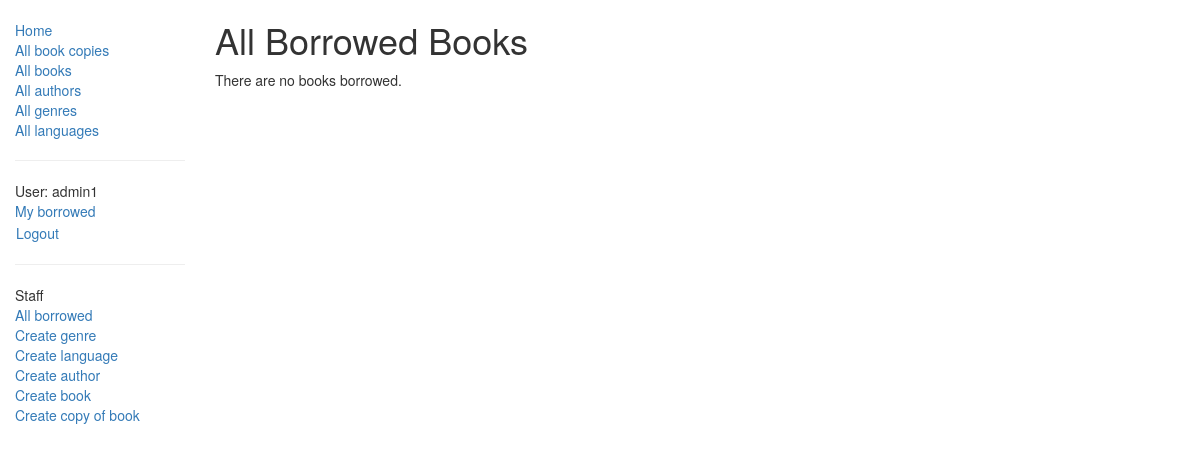
/catalog/borrowed/ (signed in), run on an earlier commit of the app's database.
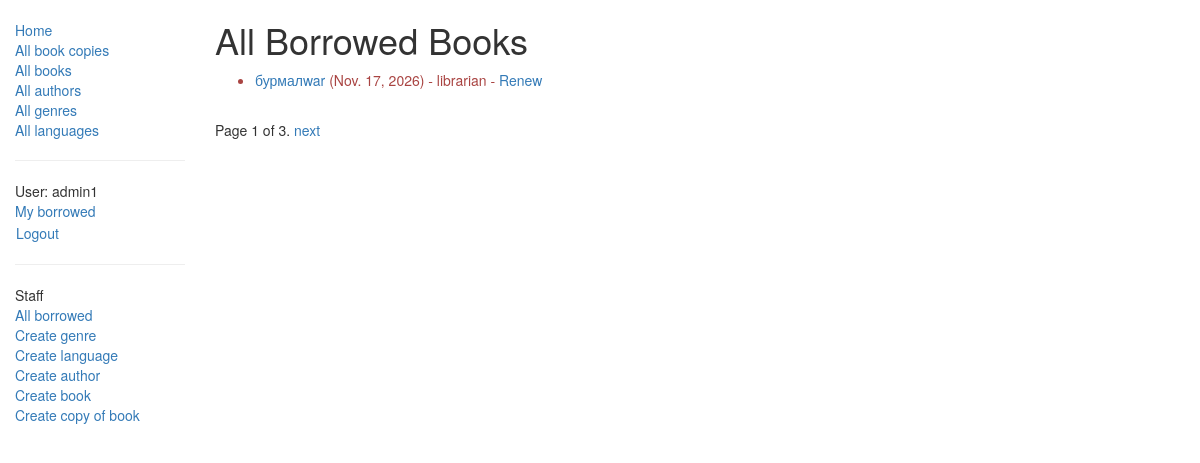
And on a later commit of the database.
### catalog/models.py (models this page shows, shortened)
class BookInstance(models.Model):
    borrower = models.ForeignKey(settings.AUTH_USER_MODEL, on_delete=models.SET_NULL, null=True, blank=True)
    @property
    def is_overdue(self):
        return bool(self.due_back and date.today() > self.due_back)
    """
    Model representing a specific copy of a book (i.e. that can be borrowed from the library).
    """
    id = models.UUIDField(primary_key=True, default=uuid.uuid4, help_text="Unique ID for this particular book across whole library")
    book = models.ForeignKey('Book', on_delete=models.SET_NULL, null=True)
    imprint = models.CharField(max_length=200)
    due_back = models.DateField(null=True, blank=True)
    LOAN_STATUS = (
        ('m', 'Maintenance'),
        ('o', 'On loan'),
        ('a', 'Available'),
        ('r', 'Reserved'),
    )
    status = models.CharField(max_length=1, choices=LOAN_STATUS, blank=True, default='m', help_text='Book availability')
    class Meta:
        ordering = ["due_back"]
        permissions = (("can_mark_returned", "Set book as returned"),)
        permissions = (('can_mark_returned', 'Can mark returned'),)

class Book(models.Model):
    language = models.ForeignKey('Language', on_delete=models.SET_NULL, null=True)
    title = models.CharField(max_length=200)
    author = models.ForeignKey('Author', on_delete=models.SET_NULL, null=True)
    summary = models.TextField(max_length=1000, help_text="Enter a brief description of the book")
    isbn = models.CharField('ISBN',max_length=13, help_text='13 Character <a href="https://www.isbn-international.org/content/what-isbn">ISBN number</a>')
    genre = models.ManyToManyField(Genre, help_text="Select a genre for this book")
    def display_genre(self):
        """
        Creates a string for the Genre. This is required to display genre in Admin.
        """
        return ', '.join([genre.name for genre in self.genre.all()[:3]])
    display_genre.short_description = 'Genre'

### catalog/views.py (the view)
# urls.py: re_path('borrowed/', views.BorrowedAllBooksView.as_view(), name='all-borrowed'),
class BorrowedAllBooksView(PermissionRequiredMixin, generic.ListView):
    permission_required = 'catalog.can_mark_returned'
    model = BookInstance
    paginate_by = 1
    template_name = 'catalog/borrowed_all.html'
    def get_queryset(self):
        return BookInstance.objects.filter(
            status='o'
        ).order_by('due_back')

### catalog/templates/catalog/borrowed_all.html
{% extends "base_generic.html" %}
{% block content %}
  <h1>All Borrowed Books</h1>
  {% if bookinstance_list %}
    <ul>
      {% for bookinst in bookinstance_list %}
        <li class="{% if bookinst.is_overdue %}text-danger{% endif %}">
          <a href="{% url 'book-detail' bookinst.book.pk %}">{{ bookinst.book.title }}</a>
          ({{ bookinst.due_back }}) - {{ bookinst.borrower }}
          {% if perms.catalog.can_mark_returned %}
            - <a href="{% url 'renew-book-librarian' bookinst.id %}">Renew</a>
          {% endif %}
        </li>
      {% endfor %}
    </ul>
  {% else %}
    <p>There are no books borrowed.</p>
  {% endif %}
{% endblock %}

### catalog/templates/base_generic.html (shortened to what this page needs)
<!doctype html>
<html lang="en">
  <head>
    <link rel="stylesheet" href="https://maxcdn.bootstrapcdn.com/bootstrap/3.3.7/css/bootstrap.min.css" />
    {% load static %}
    <link rel="stylesheet" href="{% static 'css/styles.css' %}" />
  </head>
  <body>
    <div class="container-fluid">
      <div class="row">
        <div class="col-sm-2">
          {% block sidebar %}
            <ul class="sidebar-nav">
              <li><a href="{% url 'index' %}">Home</a></li>
              <li><a href="{% url 'bookinstances' %}">All book copies</a></li>
              <li><a href="{% url 'books' %}">All books</a></li>
              <li><a href="{% url 'authors' %}">All authors</a></li>
              <li><a href="{% url 'genres' %}">All genres</a></li>
              <li><a href="{% url 'languages' %}">All languages</a></li>
            </ul>
            <hr>
            <ul class="sidebar-nav">
              {% if user.is_authenticated %}
                <li>User: {{ user.get_username }}</li>
                <li><a href="{% url 'my-borrowed' %}">My borrowed</a></li>
                <li>
                  <form id="logout-form" method="post" action="{% url 'logout' %}">
                    <button type="submit" class="btn btn-link">Logout</button>
                  </form>
                </li>
              {% else %}
                <li><a href="{% url 'login' %}?next={{ request.path }}">Login</a></li>
              {% endif %}
            </ul>
            {% if user.is_staff %}
              <hr>
              <ul class="sidebar-nav">
                <li>Staff</li>
                <li><a href="{% url 'all-borrowed' %}">All borrowed</a></li>
                {% if perms.catalog.add_genre %}
                  <li><a href="{% url 'genre-create' %}">Create genre</a></li>
                {% endif %}
                {% if perms.catalog.add_language %}
                  <li><a href="{% url 'language-create' %}">Create language</a></li>
                {% endif %}
                {% if perms.catalog.add_author %}
                  <li><a href="{% url 'author-create' %}">Create author</a></li>
                {% endif %}
                {% if perms.catalog.add_book %}
                  <li><a href="{% url 'book-create' %}">Create book</a></li>
                {% endif %}
                {% if perms.catalog.add_bookinstance %}
                  <li><a href="{% url 'bookinstance-create' %}">Create copy of book</a></li>
                {% endif %}
              </ul>
            {% endif %}
          {% endblock %}
        </div>
        <div class="col-sm-10">
          {% block content %}{% endblock %}
          {% block pagination %}
            {% if is_paginated %}
              <div class="pagination">
                <span class="page-links">
                  <span class="page-current">
                    Page {{ page_obj.number }} of {{ page_obj.paginator.num_pages }}.
                  </span>
                  {% if page_obj.has_next %}
                    <a href="{{ request.path }}?page={{ page_obj.next_page_number }}">next</a>
                  {% endif %}
                </span>
              </div>
            {% endif %}
          {% endblock %}
        </div>
      </div>
    </div>
  </body>
</html>

What changed in the data, as far as the page shows it:
now on this page (row edited): BookInstance: book "бурмалwar", due_back "Nov. 17, 2026", borrower "librarian"
Also different on the page:
{{ page_obj.number }}: (not shown) → "1"
{{ page_obj.paginator.num_pages }}: (not shown) → "3"
text no longer shown: "There are no books borrowed."
text now shown: "Page of . next"
